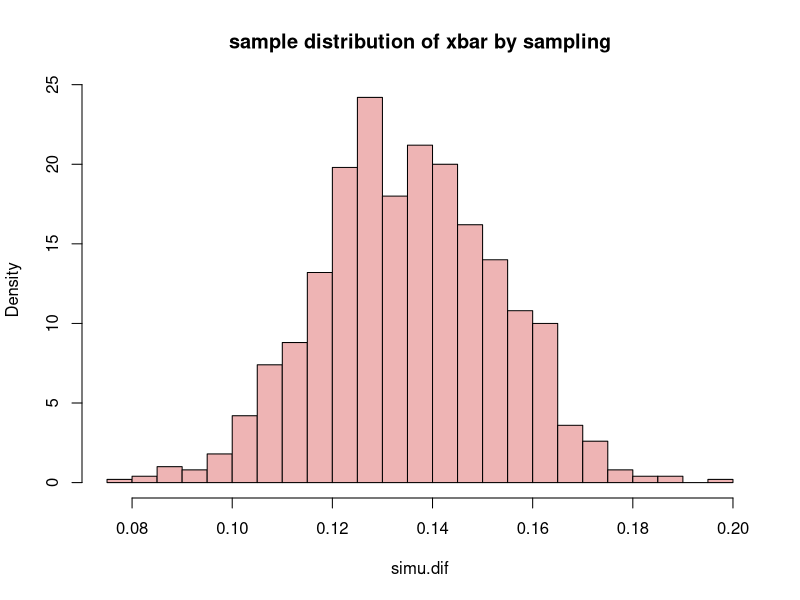

The R source for this figure:
## ---- chunk 1
n<-1100
phat<-0.47
se<-0.03
prop.test(x=517,n,alternative="two.sided",conf.level=0.95)

# By calculation
z = qnorm((1-0.95)/2, lower.tail = T)
se = sqrt(phat*(1-phat)/n)

high.c = phat - z*se; high.c
low.c = phat +z*se; low.c
## ---- chunk 2
sqrt((0.3*(1-0.3))/439)
## ---- chunk 3
prop.test(x=439*0.3,n=439,p=0.3,alternative="two.sided",conf.level=0.95)
## ---- chunk 4
prop.test(x=1006*0.57,n=1006,p=0.57,alternative="two.sided",conf.level=0.95)
## ---- chunk 5
prop.test(x=1006*0.18,n=1006,p=0.18,alternative="two.sided",conf.level=0.95)
## ---- chunk 6
high.c<-0.54+0.05
low.c<-0.54-0.05
high.c
low.c
## ---- chunk 7
e<-sqrt(0.54*(1-0.54)/501)
high.c = 0.54+1.96*e
low.c = 0.54-1.96*e
high.c
low.c
## ---- chunk 8
#use reported value
high.c<-0.05+0.05
low.c<-0.05-0.05
high.c
low.c
## ---- chunk 9
#use precise way
e<-sqrt(0.05*(1-0.05)/501)
high.c = 0.05 +1.96*e
low.c = 0.05-1.96*e
high.c
low.c
## ---- chunk 10
p1<-24/1379
n1<-1379
p2<-86/1105
n2<-1105

DP<-function(n,p){
  samp=sample(x=c(0,1),n,replace = T,prob=c(1-p,(p)))
  phat=sum(samp)/n
  return(phat)
  
}
simu.p1=c()
for(j in 1:1000){
  x=DP(n1,p1)
  simu.p1[j]=x
}

simu.p2=c()
for(j in 1:1000){
  x=DP(n2,p2)
  simu.p2[j]=x
}

simu.dif<-simu.p1-simu.p2
mean_snor<-mean(simu.dif)
sd_snor<-sd(simu.dif)

z = qnorm((1-0.95)/2, lower.tail = T)

high.c = mean_snor - z*sd_snor; high.c
low.c = mean_snor +z*sd_snor; low.c
## ---- chunk 11
prop.test(x=c(86,24),n=c(1105,1379),alternative="two.sided",conf.level=0.95)
## ---- chunk 12
p1<-0.11+(0.17-0.11)/2
p2<-0.04+(0.08-0.04)/2
prop.test(x=c(524*p1,542*p2),n=c(524,542),alternative="two.sided",conf.level=0.95)
## ---- chunk 13
#模擬
Prop_CI_Diff = function(n1, p1, n2,p2,confd) {
  
  phat1 = c()
  for (i in 1:10000) {
    phat = sum(sample(c(0,1), n1, replace = T, prob = c(1-p1,p1)))/n1
    phat1[i] = phat
  }
  
  phat2 = c()
  for (i in 1:10000) {
    phatt = sum(sample(c(0,1), n2, replace = T, prob = c(1-p2,p2)))/n2
    phat2[i] = phatt
  }
  all.phat=phat1-phat2
  
  all.phat = sort(all.phat)#從小排到大
  
  low.per = ceiling(((1-confd)/2)*10000)#下界；ceiling:四捨五入
  low.vlue = all.phat[low.per]
  high.per = ceiling((1-((1-confd)/2))*10000)#上界
  high.vlue = all.phat[high.per]
  
  results = c(paste((1-confd)/2*100,"%"), paste((1-((1-confd)/2))*100,"%"), low.vlue, high.vlue)
  
  mean.p = mean(all.phat)
  sd.p = sd(all.phat)
  
  CI = list(CI = matrix(results, nrow = 2, byrow = T), mean = mean.p, sd = sd.p )
  
  return(CI)
}

P1<-915/1467
N1<-1467
P2<-771/1575
N2<-1575

Prop_CI_Diff(N1,P1,N2,P2,confd = 0.95)
## ---- chunk 14
#公式
p = P1-P2

z = qnorm((1-0.95)/2, lower.tail = T)
se = sqrt((P1*(1-P1)/N1)+(P2*(1-P2)/N2))

high.c = p - z*se; high.c
low.c = p +z*se; low.c

## ---- chunk 15
DP<-function(n,p){
  samp=sample(x=c(0,1),n,replace = T,prob=c(1-p,(p)))
  phat=sum(samp)/n
  return(phat)
  
}
simu.p1=c()
for(j in 1:1000){
  x=DP(N1,P1)
  simu.p1[j]=x
}

simu.p2=c()
for(j in 1:1000){
  x=DP(N2,P2)
  simu.p2[j]=x
}

simu.dif<-simu.p1-simu.p2

hist(simu.dif,probability = T,breaks=20,main="sample distribution of xbar by sampling",col = "rosybrown2")

